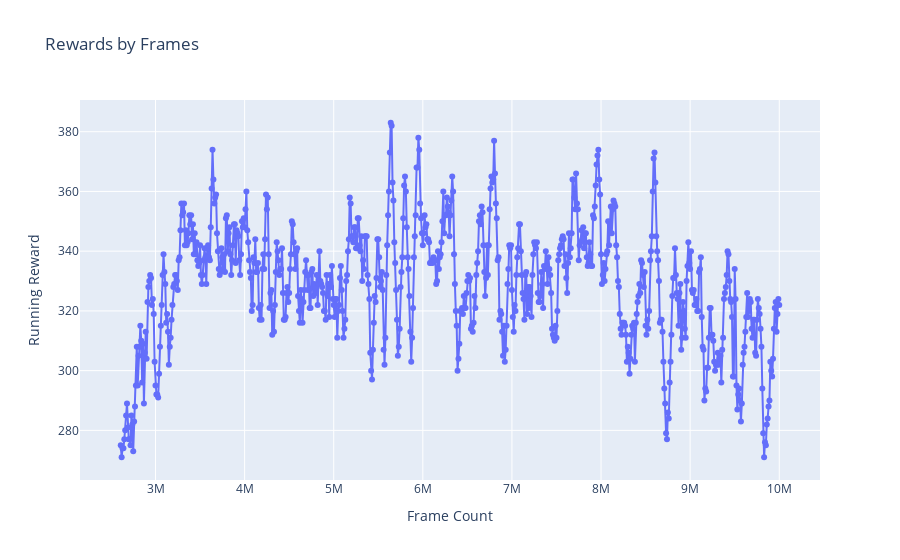

Write notebook code for a chart like this one.
### Markdown cell above
### Här visas en graf där vi, istället för att logga data för varje episod, har sparat Running Reward för varje tiotusende frame. Denna metod gör grafen betydligt tydligare och ger en mer överskådlig bild av modellens utveckling under träningen.

### Code cell
fig = px.line(frames_df, x='Frame Count', y='Running Reward', title='Rewards by Frames', markers=True)
fig.write_html("frames.html")
fig.show()

### Figure 1 — Plotly figure (JSON) as saved in the notebook; plotly's stock layout.template omitted (floating-point values rounded to 4 significant figures; data arrays with more than 128 entries replaced by an {"elided": "..."} marker saying what was removed)
{"data": [{"hovertemplate": "Frame Count=%{x}<br>Running Reward=%{y}<extra></extra>", "legendgroup": "", "line": {"color": "#636efa", "dash": "solid"}, "marker": {"symbol": "circle"}, "mode": "markers+lines", "name": "", "orientation": "v", "showlegend": false, "type": "scatter", "x": {"elided": "740 int values"}, "xaxis": "x", "y": {"elided": "740 int values"}, "yaxis": "y"}], "layout": {"legend": {"tracegroupgap": 0}, "title": {"text": "Rewards by Frames"}, "xaxis": {"anchor": "y", "domain": [0, 1], "title": {"text": "Frame Count"}}, "yaxis": {"anchor": "x", "domain": [0, 1], "title": {"text": "Running Reward"}}}}
